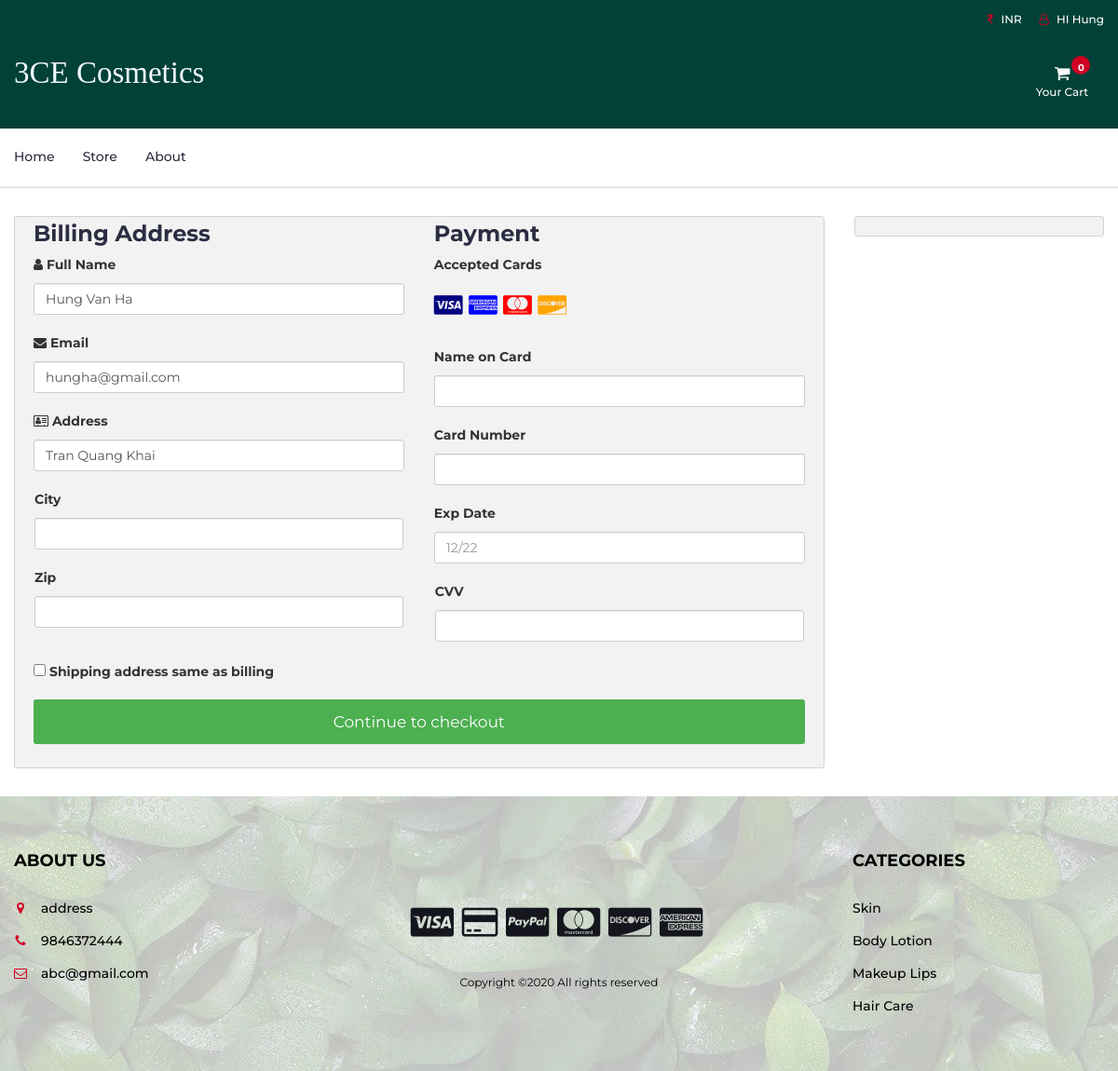
/checkout.php (signed in), run on the app's committed database.
### tables this page shows
CREATE TABLE `users` (
  `user_id` int(11) NOT NULL,
  `first_name` varchar(100) NOT NULL,
  `last_name` varchar(100) NOT NULL,
  `email` varchar(100) NOT NULL,
  `password` varchar(100) NOT NULL,
  `phone` int(11) NOT NULL,
  `address` varchar(100) NOT NULL
);

### checkout.php (the view, shortened to what this page needs)
<?php
include "db.php";
include "header.php";
?>
<section class="section">
	<div class="container-fluid">
		<div class="row-checkout">
		<?php
		if(isset($_SESSION["uid"])){
			$sql = "SELECT * FROM users WHERE user_id='$_SESSION[uid]'";
			$query = mysqli_query($con,$sql);
			$row=mysqli_fetch_array($query);
		echo'
			<div class="col-75">
				<div class="container-checkout">
				<form id="checkout_form" action="checkout_process.php" method="POST" class="was-validated">
					<div class="row-checkout">
					<div class="col-50">
						<h3>Billing Address</h3>
						<label for="fname"><i class="fa fa-user" ></i> Full Name</label>
						<input type="text" id="fname" class="form-control" name="firstname" pattern="^[a-zA-Z ]+$"  value="'.$row["first_name"].' '.$row["last_name"].'">
						<label for="email"><i class="fa fa-envelope"></i> Email</label>
						<input type="text" id="email" name="email" class="form-control" pattern="^[_a-z0-9-]+(\.[_a-z0-9-]+)*@[a-z0-9]+(\.[a-z]{2,4})$" value="'.$row["email"].'" required>
						<label for="adr"><i class="fa fa-address-card-o"></i> Address</label>
						<input type="text" id="adr" name="address" class="form-control" value="'.$row["address"].'" required>
						<div class="row">
						<div class="col-50">
							<label for="city">City</label>
							<input type="text" id="city" name="city" class="form-control" pattern="^[a-zA-Z ]+$" required>
						</div>
						<div class="col-50">
							<label for="zip">Zip</label>
							<input type="text" id="zip" name="zip" class="form-control" pattern="^[0-9]{6}(?:-[0-9]{4})?$" required>
						</div>
						</div>
					</div>
					<div class="col-50">
						<h3>Payment</h3>
						<label for="fname">Accepted Cards</label>
						<div class="icon-container">
						<i class="fa fa-cc-visa" style="color:navy;"></i>
						<i class="fa fa-cc-amex" style="color:blue;"></i>
						<i class="fa fa-cc-mastercard" style="color:red;"></i>
						<i class="fa fa-cc-discover" style="color:orange;"></i>
						</div>
						<label for="cname">Name on Card</label>
						<input type="text" id="cname" name="cardname" class="form-control" pattern="^[a-zA-Z ]+$" required>
						<div class="form-group" id="card-number-field">
                        <label for="cardNumber">Card Number</label>
                        <input type="text" class="form-control" id="cardNumber" name="cardNumber" required>
                    </div>
						<label for="expdate">Exp Date</label>
						<input type="text" id="expdate" name="expdate" class="form-control" pattern="^((0[1-9])|(1[0-2]))\/(\d{2})$" placeholder="12/22"required>
						<div class="row">
						<div class="col-50">
							<div class="form-group CVV">
								<label for="cvv">CVV</label>
								<input type="text" class="form-control" name="cvv" id="cvv" required>
						</div>
						</div>
					</div>
					</div>
					</div>
					<label><input type="CHECKBOX" name="q" class="roomselect" value="conform" required> Shipping address same as billing
					</label>';
					$total=0;
					$total_count=$_POST['total_count'];
				echo'
				<input type="hidden" name="total_count" value="'.$total_count.'">
					<input type="hidden" name="total_price" value="'.$total.'">
					<input type="submit" id="submit" value="Continue to checkout" class="checkout-btn">
				</form>
				</div>
			</div>
			';
		}else{
			echo"<script>window.location.href = 'cart.php'</script>";
		}
		?>
			<div class="col-25">
				<div class="container-checkout">
				</div>
			</div>
		</div>
	</div>
</section>
<?php
include "footer.php";
?>

### header.php (shortened to what this page needs)
<!DOCTYPE html>
<html lang="en">
	<head>
		<link type="text/css" rel="stylesheet" href="css/bootstrap.min.css"/>
		<link type="text/css" rel="stylesheet" href="css/slick.css"/>
		<link type="text/css" rel="stylesheet" href="css/slick-theme.css"/>
		<link type="text/css" rel="stylesheet" href="css/nouislider.min.css"/>
		<link rel="stylesheet" href="css/font-awesome.min.css">
		<link type="text/css" rel="stylesheet" href="css/style.css"/>
		<link type="text/css" rel="stylesheet" href="css/accountbtn.css"/>
    </head>
	<body>
		<header>
			<div id="top-header">
				<div class="container">
					<ul class="header-links pull-right">
						<li><a href="#"><i class="fa fa-inr"></i> INR</a></li>
						<li><?php
                             include "db.php";
                            if(isset($_SESSION["uid"])){
                                $sql = "SELECT first_name FROM users WHERE user_id='$_SESSION[uid]'";
                                $query = mysqli_query($con,$sql);
                                $row=mysqli_fetch_array($query);
                                echo '
                               <div class="dropdownn">
                                  <a href="#" class="dropdownn" data-toggle="modal" data-target="#myModal" ><i class="fa fa-user-o"></i> HI '.$row["first_name"].'</a>
                                  <div class="dropdownn-content">
                                    <a href="" data-toggle="modal" data-target="#profile"><i class="fa fa-user-circle" aria-hidden="true" ></i>My Profile</a>
                                    <a href="logout.php"  ><i class="fa fa-sign-in" aria-hidden="true"></i>Log out</a>
                                  </div>
                                </div>';
                            }
                                             ?>
                                </li>
					</ul>
				</div>
			</div>
			<div id="header">
				<div class="container">
					<div class="row">
						<div class="col-md-3">
							<div class="header-logo">
								<a href="#" class="logo">
								<font style="font-style:normal; font-size: 33px;color: aliceblue;font-family: serif">
                                        3CE Cosmetics
                                    </font>
								</a>
							</div>
						</div>
						<div class="col-md-9 ">
							<div class="header-ctn">
								<div class="dropdown">
									<a class="dropdown-toggle" data-toggle="dropdown" aria-expanded="true">
										<i class="fa fa-shopping-cart"></i>
										<span>Your Cart</span>
										<div class="badge qty">0</div>
									</a>
									</div>
							</div>
						</div>
					</div>
				</div>
			</div>
		</header>
		<nav id='navigation'>
            <div class="container" id="get_category_home">
                <div id="responsive-nav">
					<ul class="main-nav nav navbar-nav">
						<li class="nav-item"><a class="nav-link" href="index.php">Home</a></li>
						<li class="nav-item"><a class="nav-link" href="store.php">Store</a></li>
						<li class="nav-item"><a class="nav-link" href="about.php">About</a></li>
					</ul>
				</div>
            </div>
		</nav>

### css/style.css (style rules this page uses)
body { font-family: 'Montserrat', sans-serif; font-weight: 400; }
h1, h2, h3, h4, h5, h6 { color: #2B2D42; font-weight: 700; margin: 0 0 10px; }
a { color: #2B2D42; font-weight: 500; -webkit-transition: 0.2s color; transition: 0.2s color; }
ul, ol { margin: 0; padding: 0; list-style: none }
.section { padding-top: 30px; padding-bottom: 30px; }
#top-header { padding-top: 10px; padding-bottom: 10px; background-color: #1E1F29; }
.header-links li { display: inline-block; margin-right: 15px; font-size: 12px; }
.header-links li:last-child { margin-right: 0px; }
.header-links li a { color: #FFF; }
.header-links li i { color: #D10024; margin-right: 5px; }
#header { padding-top: 15px; padding-bottom: 15px; background-image: linear-gradient(-135deg, #FF6CAB 0%, #F660BC 10%, #EC53CD 20%, #E045DE 30%, #D335EE 40%, #C323FF 50%, #B53AFF 60%, #A749FF 70%, #9854FF 80%, #865EFF 90%, #7366FF 100%); }
.header-logo { float: left; }
.header-ctn { float: right; padding: 15px 0px; }
.header-ctn>div { display: inline-block; }
.header-ctn>div>a { display: block; position: relative; width: 90px; text-align: center; color: #FFF; }
.header-ctn>div>a>i { display: block; font-size: 18px; }
.header-ctn>div>a>span { font-size: 12px; }
.header-ctn>div>a>.qty { position: absolute; right: 15px; top: -10px; width: 20px; height: 20px; line-height: 20px; text-align: center; border-radius: 50%; font-size: 10px; color: #FFF; background-color: #D10024; }
#navigation { background: #FFF; border-bottom: 2px solid #E4E7ED; border-top: 3px solid #D10024; }
.main-nav>li+li { margin-left: 30px }
.main-nav>li>a { padding: 20px 0px; }
.main-nav>li>a:after { content: ""; display: block; width: 0%; height: 2px; background: #00B4DB; background: -webkit-linear-gradient(to right, #0083B0, #00B4DB); background: linear-gradient(to right, #0083B0, #00B4DB); -webkit-transition: 0.2s all; transition: 0.2s all; }

### css/accountbtn.css (style rules this page uses)
.dropdownn { position: relative; display: inline-block; }

### header.php (style rules this page uses)
#header { background: #024137; }
#top-header { background: #024137; }
#navigation { background: #fff; border-top: white; }
.container { padding-right:0px; padding-left:0px; }

### checkout.php (style rules this page uses)
.row-checkout { display: -ms-flexbox; display: flex; -ms-flex-wrap: wrap; flex-wrap: wrap; margin: 0 -16px; }
.col-25 { -ms-flex: 25%; flex: 25%; }
.col-50 { -ms-flex: 50%; flex: 50%; }
.col-75 { -ms-flex: 75%; flex: 75%; }
.col-25, .col-50, .col-75 { padding: 0 16px; }
.container-checkout { background-color: #f2f2f2; padding: 5px 20px 15px 20px; border: 1px solid lightgrey; border-radius: 3px; }
input[type=text] { width: 100%; margin-bottom: 20px; padding: 12px; border: 1px solid #ccc; border-radius: 3px; }
label { margin-bottom: 10px; display: block; }
.icon-container { margin-bottom: 20px; padding: 7px 0; font-size: 24px; }
.checkout-btn { background-color: #4CAF50; color: white; padding: 12px; margin: 10px 0; border: none; width: 100%; border-radius: 3px; cursor: pointer; font-size: 17px; }

### data on the page
users: first_name "Hung", firstname "Hung Van Ha", email "hungha@gmail.com", address "Tran Quang Khai"
